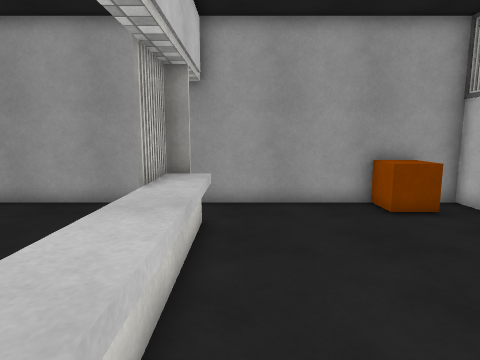
[1] (above)

16 first-person views from a walk through a 3-D level made in the Unity game engine. The camera is 1.5 m above the floor, tilts 8° down and sees 75° across. Doors are open. The floor is counted in squares, 0.63 m on a side. Each view is taken from the middle of a square. On the plan, view 1 faces up. The plan holds only what a view shows up to about 19 squares ahead; the rest is blank. The place goes on beyond the plan. The player is left out. Some animated figures are not drawn. Surface patterns are stand-ins for the level's own textures.

[2]
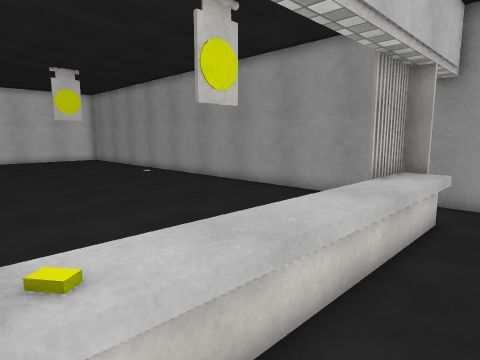

[3]
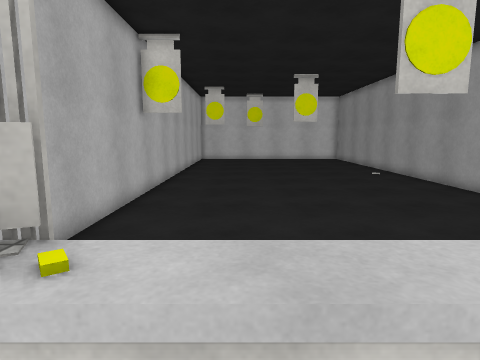

[4]
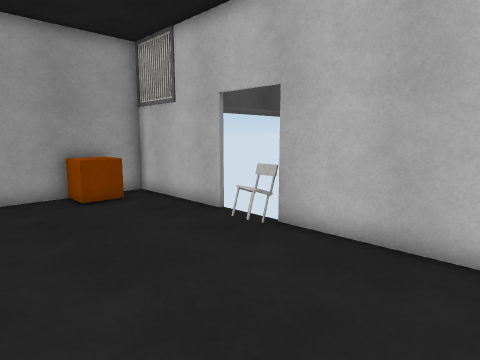

[5]
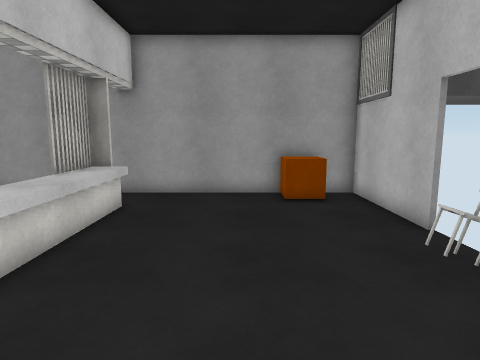

[6]
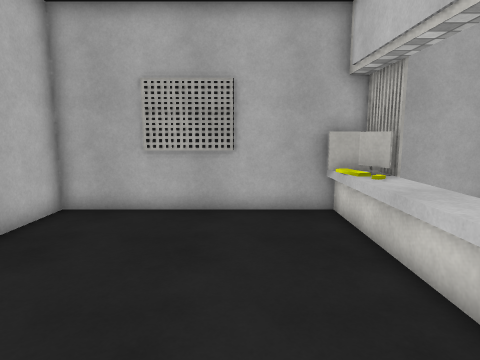

[7]
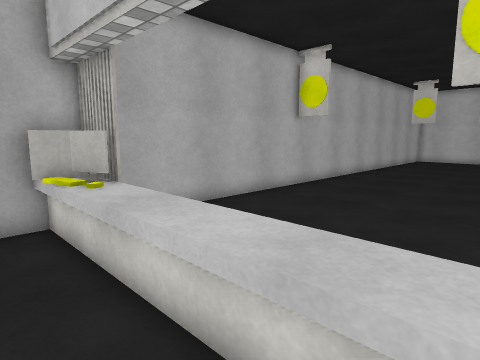

[8]
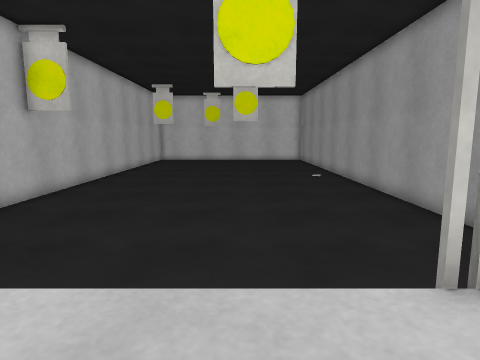

[9]
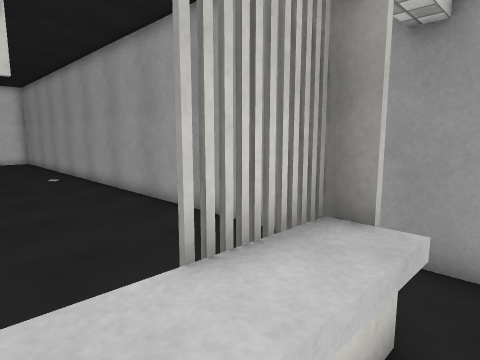

[10]
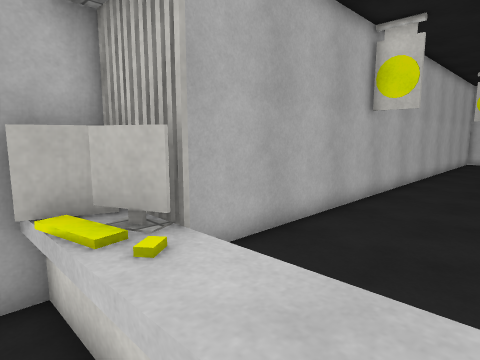

[11]
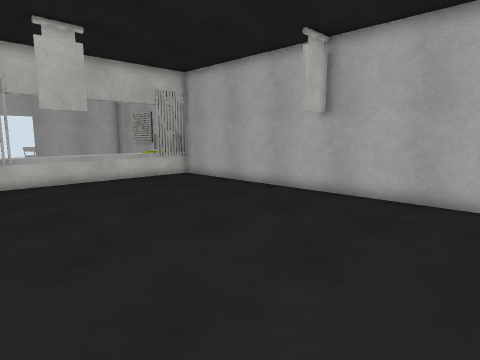

[12]
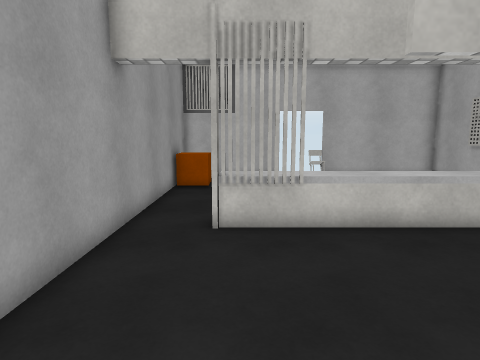

[13]
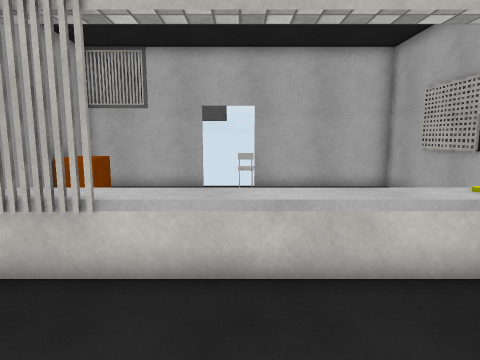

[14]
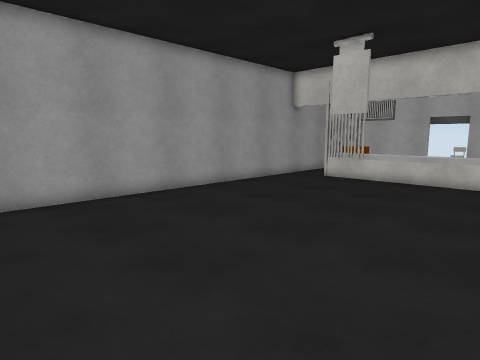

[15]
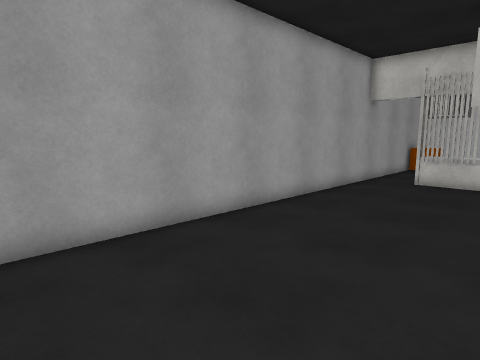

[16]
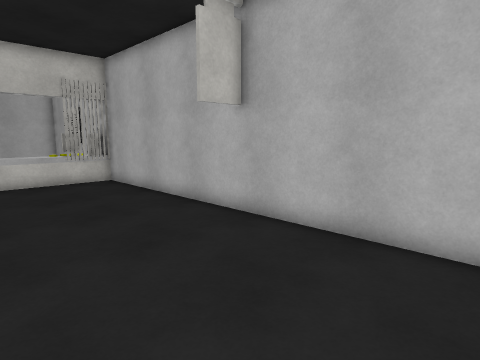

### Floor plan
Key: @ floor where view 1 was taken; # wall or solid block; . floor; D open door; ^ raised ledge; B orange box; M monitor; O other object.
Columns run from 19 left of view 1 to 8 right of it. Each row starts with its distance up from view 1.
 11 #################D##########
 10 .................D......BB.O
  9 .................D#.....B..O
  8 .................^^........#
  7 .................^^........#
  6 .................^^........D
  5 .................^^........D
  4 .................^^.......OO
  3 .................^^.......O#
  2 .................^^........#
  1 .................^^........#
  0 .................^^@.......#
 -1 .................M#........#
 -2 .................##........#
 -3 ############################

Positions as (right, up) in squares from view 1, and headings:
1: (0, 0), facing up
2: (1, -1), facing up-left
3: (1, 1), facing left
4: (1, -2), facing up-right
5: (3, -2), facing up
6: (2, 7), facing down
7: (1, 6), facing down-left
8: (0, 5), facing left
9: (0, 5), facing up-left
10: (0, 2), facing down-left
11: (-19, 9), facing down-right
12: (-10, 8), facing right
13: (-7, 4), facing right
14: (-19, -1), facing up-right
15: (-19, 4), facing up-right
16: (-19, 4), facing down-right
